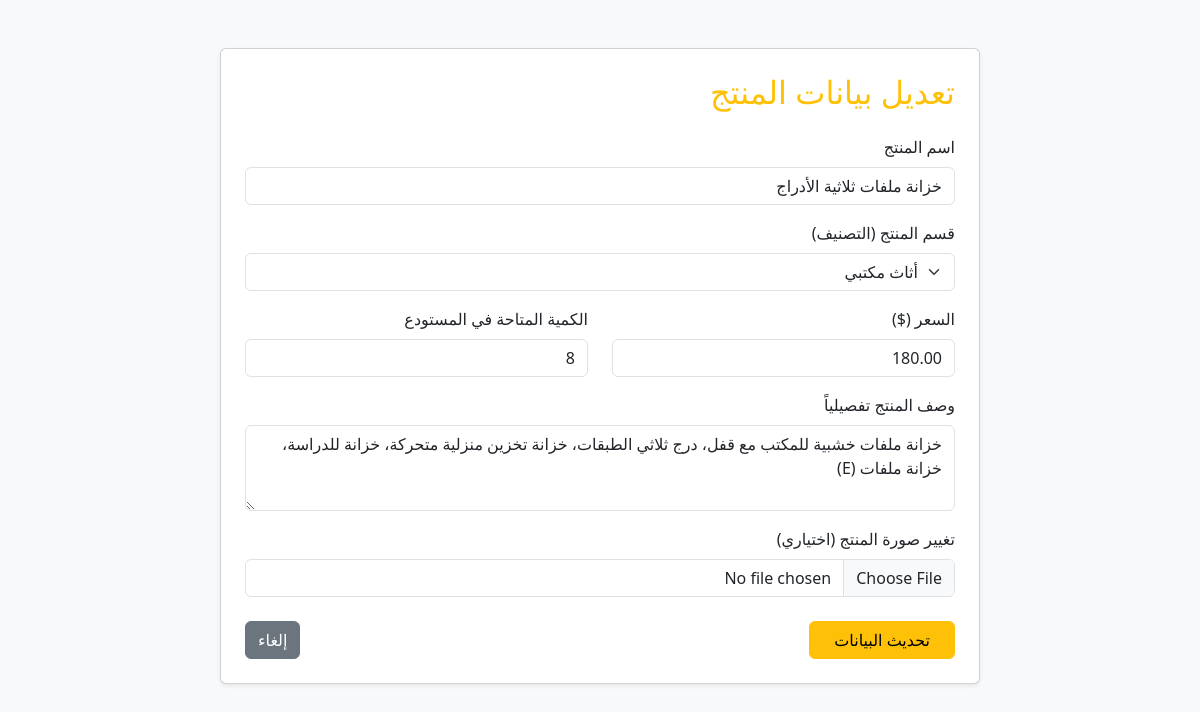
The page /edit_product.php?id=7 (signed in) on the database its author committed.
### tables this page shows
CREATE TABLE `products` (
  `id` int(11) NOT NULL,
  `category_id` int(11) DEFAULT NULL,
  `name` varchar(150) NOT NULL,
  `description` text DEFAULT NULL,
  `price` decimal(10,2) NOT NULL,
  `stock_quantity` int(11) NOT NULL,
  `image_url` varchar(255) DEFAULT NULL,
  `image` varchar(255) DEFAULT NULL
);

CREATE TABLE `categories` (
  `id` int(11) NOT NULL,
  `name` varchar(100) NOT NULL,
  `description` text DEFAULT NULL
);

### edit_product.php (the view, shortened to what this page needs)
<?php
include 'config/db.php';
$id = isset($_GET['id']) ? intval($_GET['id']) : 0;
$product_res = $conn->query("SELECT * FROM products WHERE id = $id");
$product = $product_res->fetch_assoc();
$categories = $conn->query("SELECT * FROM categories");
?>
<!DOCTYPE html>
<html lang="ar" dir="rtl">
<head>
    <link href="https://cdn.jsdelivr.net/npm/bootstrap@5.3.0/dist/css/bootstrap.min.css" rel="stylesheet">
</head>
<body class="bg-light">
<div class="container mt-5">
    <div class="row justify-content-center">
        <div class="col-md-8 card p-4 shadow-sm">
            <h2 class="mb-4 text-warning">تعديل بيانات المنتج</h2>
            <form action="edit_product.php?id=<?php echo $id; ?>" method="POST" enctype="multipart/form-data">
                <div class="mb-3">
                    <label class="form-label">اسم المنتج</label>
                    <input type="text" name="name" class="form-control" value="<?php echo $product['name']; ?>" required>
                </div>
                <div class="mb-3">
                    <label class="form-label">قسم المنتج (التصنيف)</label>
                    <select name="category_id" class="form-select" required>
                        <?php while ($cat = $categories->fetch_assoc()): ?>
                            <option value="<?php echo $cat['id']; ?>" <?php echo $cat['id'] == $product['category_id'] ? 'selected' : ''; ?>>
                                <?php echo $cat['name']; ?>
                            </option>
                        <?php endwhile; ?>
                    </select>
                </div>
                <div class="row mb-3">
                    <div class="col-md-6">
                        <label class="form-label">السعر ($)</label>
                        <input type="number" step="0.01" name="price" class="form-control" value="<?php echo $product['price']; ?>" required>
                    </div>
                    <div class="col-md-6">
                        <label class="form-label">الكمية المتاحة في المستودع</label>
                        <input type="number" name="stock_quantity" class="form-control" value="<?php echo $product['stock_quantity']; ?>" required>
                    </div>
                </div>
                <div class="mb-3">
                    <label class="form-label">وصف المنتج تفصيلياً</label>
                    <textarea name="description" class="form-control" rows="3"><?php echo $product['description']; ?></textarea>
                </div>
                <div class="mb-4">
                    <label class="form-label">تغيير صورة المنتج (اختياري)</label>
                    <input type="file" name="product_image" class="form-control">
                </div>
                <div class="d-flex justify-content-between">
                    <button type="submit" class="btn btn-warning px-4">تحديث البيانات</button>
                    <a href="admin_dashboard.php" class="btn btn-secondary">إلغاء</a>
                </div>
            </form>
        </div>
    </div>
</div>
</body>
</html>

### rows shown on the page
products: name "خزانة ملفات ثلاثية الأدراج", category_id "أثاث مكتبي", price "180.00", stock_quantity "8", description "خزانة ملفات خشبية للمكتب مع قفل، درج ثلاثي الطبقات، خزانة تخزين منزلية متحركة، خزانة للدراسة، خزانة ملفات (E)"
